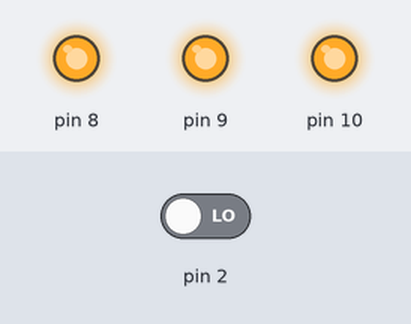
This sketch was run on a simulated Arduino Uno, built with avr-gcc and run on an emulated ATmega328P. On the bench: output pins drawn as LEDs (lit = HIGH). Inputs (shaded band) come from the test bench; at power-on: pin 2 LOW.

Above: at 1.5 s.
Timing chart, 0 to 3.4 s (numbered marks = the images above):
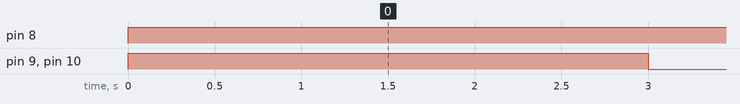

Measured:
- by itself, pin 8, pin 10: repeats every 3.0 s: LOW 2.0 s, HIGH 1.0 s
- by itself, pin 9: goes HIGH 3.0 s, LOW 1.0 s, 41 × (HIGH 1.0 s, LOW 2.0 s), HIGH 1.0 s, then LOW
- by itself, everything shown: repeats every 3.0 s, in 3 steps

The sketch:

ATmega_Timer_Delayfunction.ino
```cpp
#include <avr/io.h>
#include <avr/interrupt.h>
#define F_CPU 16000000UL
ISR(INT0_vect)
{
 PORTB|=(1<<PB0)|(1<<PB1)|(1<<PB2);
  _delay_ms(1000);
}
int main (void)
{
 sei();
 DDRB |=(1<<PB0)|(1<<PB1)|(1<<PB2);
EIMSK|=(1<<INT0);
 EICRA |=(0<<ISC01)|(1<<ISC00);
  while(1){
  PORTB =(1<<PB0);
    _delay_ms(1000);

    PORTB =(1<<PB1);
      _delay_ms(1000);

     PORTB =(1<<PB2);
      _delay_ms(1000);

  }

}
```
